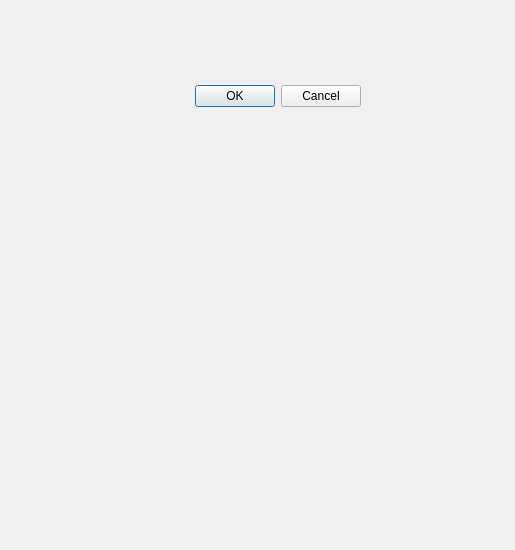
<?xml version="1.0" encoding="UTF-8"?>
<ui version="4.0">
 <class>Dialog</class>
 <widget class="QDialog" name="Dialog">
  <property name="geometry">
   <rect>
    <x>0</x>
    <y>0</y>
    <width>515</width>
    <height>550</height>
   </rect>
  </property>
  <property name="windowTitle">
   <string>Dialog</string>
  </property>
  <property name="sizeGripEnabled">
   <bool>false</bool>
  </property>
  <widget class="QDialogButtonBox" name="buttonBox">
   <property name="geometry">
    <rect>
     <x>20</x>
     <y>80</y>
     <width>341</width>
     <height>32</height>
    </rect>
   </property>
   <property name="orientation">
    <enum>Qt::Horizontal</enum>
   </property>
   <property name="standardButtons">
    <set>QDialogButtonBox::Cancel|QDialogButtonBox::Ok</set>
   </property>
  </widget>
 </widget>
 <resources/>
 <connections>
  <connection>
   <sender>buttonBox</sender>
   <signal>accepted()</signal>
   <receiver>Dialog</receiver>
   <slot>accept()</slot>
   <hints>
    <hint type="sourcelabel">
     <x>238</x>
     <y>94</y>
    </hint>
    <hint type="destinationlabel">
     <x>157</x>
     <y>274</y>
    </hint>
   </hints>
  </connection>
  <connection>
   <sender>buttonBox</sender>
   <signal>rejected()</signal>
   <receiver>Dialog</receiver>
   <slot>reject()</slot>
   <hints>
    <hint type="sourcelabel">
     <x>306</x>
     <y>100</y>
    </hint>
    <hint type="destinationlabel">
     <x>286</x>
     <y>274</y>
    </hint>
   </hints>
  </connection>
 </connections>
</ui>
